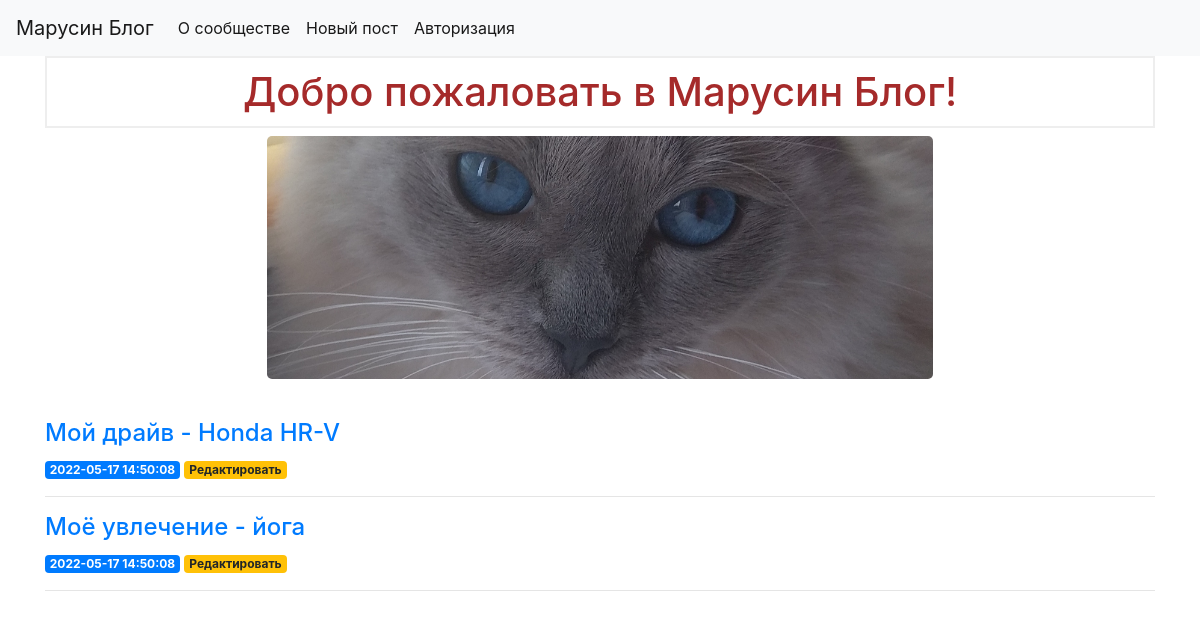
The page / on the database its author committed.
### tables this page shows
CREATE TABLE posts (
    id INTEGER PRIMARY KEY AUTOINCREMENT,
    created TIMESTAMP NOT NULL DEFAULT CURRENT_TIMESTAMP,
    title TEXT NOT NULL,
    content TEXT NOT NULL
);

### app.py (the view)
@app.route('/')  # просмотр домашней страницы (все посты)
def index():
    conn = con_db.get_db_connection()
    posts = conn.execute('SELECT * FROM posts').fetchall()
    conn.close()
    key_user = choose_key_user()
    return render_template('index.html', posts=posts, key_user=key_user)

### app.py (called while the page is built)
def choose_key_user():
    if current_user.is_authenticated:
        key_user = "Профиль"
    else:
        key_user = "Авторизация"
    return key_user

### connect_db.py (called while the page is built)
def get_db_connection():   # соединение и доступ к БД
    conn = sqlite3.connect('database.db')
    conn.row_factory = sqlite3.Row
    return conn

### templates/index.html
{% extends 'base.html' %}
{% block key_user %} {{ key_user }} {% endblock %}
{% block content %}
    <h1>{% block title %} Добро пожаловать в Марусин Блог! {% endblock %} </h1>
    <p class="fig"><img src="{{ url_for('static', filename='images/001.jpg') }}" class="photo" /></p>
    <link rel="stylesheet" href="{{ url_for('static', filename= 'css/style.css') }}">
    <br>
    {% for post in posts %}
        <a href="{{ url_for('post', post_id=post['id']) }}">
            <h4>{{ post['title'] }}</h4>
        </a>
        <span class="badge badge-primary">{{ post['created'] }}</span>
        <a href="{{ url_for('edit', id=post['id']) }}">
            <span class="badge badge-warning">Редактировать</span>
        </a>
        <hr>
    {% endfor %}
{% endblock %}

### templates/base.html (shortened to what this page needs)
<!doctype html>
<html lang="ru">
  <head>
    <link rel="stylesheet" href="https://stackpath.bootstrapcdn.com/bootstrap/4.3.1/css/bootstrap.min.css">
  </head>
  <body>
    <nav class="navbar navbar-expand-md navbar-light bg-light">
        <a class="navbar-brand" href="{{ url_for('index')}}">Марусин Блог</a>
        <div class="collapse navbar-collapse" id="navbarNav">
            <ul class="navbar-nav">
            <li class="nav-item active">
                <a class="nav-link" href="{{ url_for('about')}}">О сообществе</a>
            </li>
            <li class="nav-item active">
                <a class="nav-link" href="{{url_for('create')}}">Новый пост</a>
            </li>
            <li class="nav-item active">
                <a class="nav-link" href="{{ url_for('profile')}}">{% block key_user %}{% endblock %}</a>
            </li>
            </ul>
        </div>
    </nav>
    <div class="container">
        {% block content %} {% endblock %}
    </div>
  </body>
</html>

### static/css/style.css (style rules this page uses)
h1 { border: 2px #eee solid; color: brown; text-align: center; padding: 10px; }
.photo { width: 60%; height: 60% float: left; margin-left: auto; margin-right: auto; border-radius: 5px; }
.fig { text-align: center; }

### rows shown on the page
posts: title "Мой драйв - Honda HR-V", created "2022-05-17 14:50:08"
posts: title "Моё увлечение - йога", created "2022-05-17 14:50:08"

### other values the page prints
{{ key_user }} "Авторизация"
